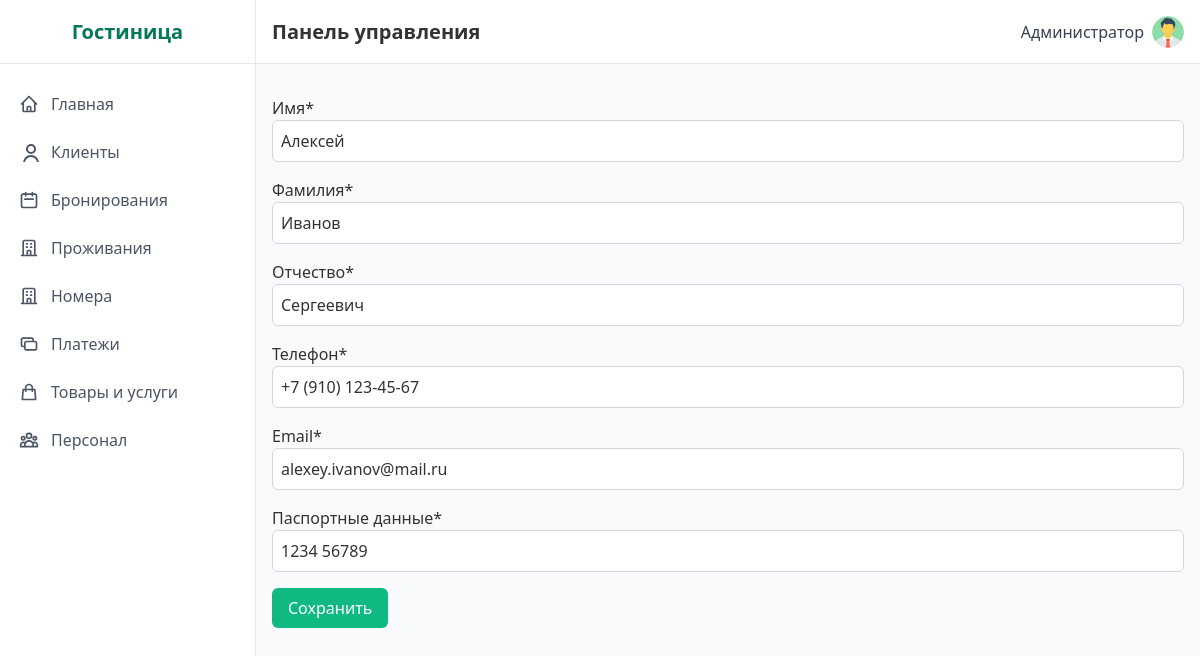
The page /clients/2/edit/ (signed in) on the database its author committed.
### hotel/models.py (models this page shows, shortened)
class Client(models.Model):
    first_name = models.CharField('Имя', max_length=100)
    last_name = models.CharField('Фамилия', max_length=100)
    middle_name = models.CharField('Отчество', max_length=100)
    phone = models.CharField('Телефон', max_length=20, unique=True)
    email = models.EmailField('Email', max_length=100, unique=True)
    passport_data = models.CharField('Паспортные данные', max_length=50, unique=True)
    registration_date = models.DateField('Дата регистрации', default=timezone.now)
    class Meta:
        verbose_name = 'Клиент'
        verbose_name_plural = 'Клиенты'
        ordering = ['-registration_date', 'last_name']

### hotel/views.py (the view)
# urls.py: path('clients/<int:pk>/edit/', views.ClientUpdateView.as_view(), name='client_edit'),
class ClientUpdateView(ProtectedView, UpdateView):
    model = Client
    form_class = ClientForm
    template_name = 'hotel/client_form.html'
    success_url = reverse_lazy('client_list')

### hotel/forms.py
class ClientForm(forms.ModelForm):
    phone = forms.CharField(
        label='Телефон',
        widget=forms.TextInput(attrs={
            **DEFAULT_TEXT_INPUT,
            'data-mask': 'phone',
            'placeholder': '+7 (___) ___-__-__',
        })
    )
    passport_data = forms.CharField(
        label='Паспортные данные',
        widget=forms.TextInput(attrs={
            **DEFAULT_TEXT_INPUT,
            'data-mask': 'passport',
            'placeholder': '____ ______',
        })
    )
    class Meta:
        model = Client
        fields = ['first_name', 'last_name', 'middle_name', 'phone', 'email', 'passport_data']
        widgets = {
            'first_name': forms.TextInput(attrs=DEFAULT_TEXT_INPUT),
            'last_name': forms.TextInput(attrs=DEFAULT_TEXT_INPUT),
            'middle_name': forms.TextInput(attrs=DEFAULT_TEXT_INPUT),
            'email': forms.EmailInput(attrs={
                **DEFAULT_TEXT_INPUT,
                'placeholder': 'example@mail.ru',
            }),
        }

### templates/hotel/client_form.html (shortened to what this page needs)
{% extends 'base.html' %}
{% load crispy_forms_tags %}
{% block content %}
  <form method="post" class="space-y-4">
    {{ form|crispy }}
    <button type="submit" class="btn-primary">Сохранить</button>
  </form>
{% endblock %}

### templates/base.html (shortened to what this page needs)
{% load static %}
<!DOCTYPE html>
<html lang="ru">
<head>
  <link href="https://cdnjs.cloudflare.com/ajax/libs/tailwindcss/2.2.19/tailwind.min.css" rel="stylesheet">
  <link href="{% static 'css/style.css' %}" rel="stylesheet">
</head>
<body class="flex h-screen bg-gray-50">
  {% if request.user.is_authenticated %}
<div class="sidebar w-64 flex-shrink-0 hidden md:block" id="sidebar">
  <div class="sidebar-brand flex items-center justify-center h-16 border-b border-gray-200">
    <h2 class="text-xl font-semibold text-green-700">Гостиница</h2>
  </div>
  <div class="py-4">
    <a href="{% url 'dashboard' %}"
       class="sidebar-link {% if request.resolver_match.url_name == 'dashboard' %}active{% endif %}">
      <span class="flex items-center">
        <svg class="w-5 h-5 mr-3" fill="none" stroke="currentColor" viewBox="0 0 24 24">
          <path stroke-linecap="round" stroke-linejoin="round" stroke-width="2"
                d="M3 12l2-2m0 0l7-7 7 7M5 10v10a1 1 0 001 1h3m10-11l2 2m-2-2v10a1 1 0
                   01-1 1h-3m-6 0a1 1 0 001-1v-4a1 1 0 011-1h2a1 1 0 011 1v4a1 1 0
                   001 1m-6 0h6"/>
        </svg>
        Главная
      </span>
    </a>
    <a href="{% url 'client_list' %}"
       class="sidebar-link {% if request.resolver_match.url_name == 'client_list' %}active{% endif %}">
      <span class="flex items-center">
        <svg class="w-5 h-5 mr-3" fill="none" stroke="currentColor" viewBox="0 0 24 24 desalination">
          <path stroke-linecap="round" stroke-linejoin="round" stroke-width="2"
                d="M16 7a4 4 0 11-8 0 4 4 0 018 0zM12 14a7 7 0
                   00-7 7h14a7 7 0 00-7-7z"/>
        </svg>
        Клиенты
      </span>
    </a>
    <a href="{% url 'booking_list' %}"
       class="sidebar-link {% if request.resolver_match.url_name == 'booking_list' %}active{% endif %}">
      <span class="flex items-center">
        <svg class="w-5 h-5 mr-3" fill="none" stroke="currentColor" viewBox="0 0 24 24">
          <path stroke-linecap="round" stroke-linejoin="round" stroke-width="2"
                d="M8 7V3m8 4V3m-9 8h10M5 21h14a2
                   2 0 002-2V7a2 2 0 00-2-2H5a2 2 0
                   00-2 2v12a2 2 0 002 2z"/>
        </svg>
        Бронирования
      </span>
    </a>
    <a href="{% url 'accommodation_list' %}"
       class="sidebar-link {% if request.resolver_match.url_name == 'accommodation_list' %}active{% endif %}">
      <span class="flex items-center">
        <svg class="w-5 h-5 mr-3" fill="none" stroke="currentColor" viewBox="0 0 24 24">
          <path stroke-linecap="round" stroke-linejoin="round" stroke-width="2"
                d="M19 21V5a2 2 0 00-2-2H7a2 2 0
                   00-2 2v16m14 0h2m-2 0h-5m-9 0H3m2
                   0h5M9 7h1m-1 4h1m4-4h1m-1
                   4h1m-5 10v-5a1 1 0 011-1h2a1
                   1 0 011 1v5m-4 0h4"/>
        </svg>
        Проживания
      </span>
    </a>
    <a href="{% url 'room_list' %}"
       class="sidebar-link {% if request.resolver_match.url_name == 'room_list' %}active{% endif %}">
      <span class="flex items-center">
        <svg class="w-5 h-5 mr-3" fill="none" stroke="currentColor" viewBox="0 0 24 24">
          <path stroke-linecap="round" stroke-linejoin="round" stroke-width="2"
                d="M19 21V5a2 2 0 00-2-2H7a2 2 0
                   00-2 2v16m14 0h2m-2 0h-5m-9 0H3m2
                   0h5M9 7h1m-1 4h1m4-4h1m-1
                   4h1m-5 10v-5a1 1 0 011-1h2a1
                   1 0 011 1v5m-4 0h4"/>
        </svg>
        Номера
      </span>
    </a>
    <a href="{% url 'payment_list' %}"
       class="sidebar-link {% if request.resolver_match.url_name == 'payment_list' %}active{% endif %}">
      <span class="flex items-center">
        <svg class="w-5 h-5 mr-3" fill="none" stroke="currentColor" viewBox="0 0 24 24">
          <path stroke-linecap="round" stroke-linejoin="round" stroke-width="2"
                d="M17 9V7a2 2 0 00-2-2H5a2
                   2 0 00-2 2v6a2 2 0 002 2h2m2
                   4h10a2 2 0 002-2v-6a2 2 0
                   00-2-2H9a2 2 0 00-2 2v6a2
                   2 0 002 2z"/>
        </svg>
        Платежи
      </span>
    </a>
    <a href="{% url 'inventory_orders' %}"
       class="sidebar-link {% if request.resolver_match.url_name == 'inventory_orders' %}active{% endif %}">
      <span class="flex items-center">
        <svg class="w-5 h-5 mr-3" fill="none" stroke="currentColor" viewBox="0 0 24 24">
          <path stroke-linecap="round" stroke-linejoin="round" stroke-width="2"
                d="M16 11V7a4 4 0 00-8 0v4M5
                   9h14l1 12H4L5 9z"/>
        </svg>
        Товары и услуги
      </span>
    </a>
    <a href="{% url 'employee_list' %}"
       class="sidebar-link {% if request.resolver_match.url_name == 'employee_list' %}active{% endif %}">
      <span class="flex items-center">
        Персонал
      </span>
    </a>
  </div>
</div>
{% endif %}
    <div class="flex-1 flex flex-col overflow-hidden">
        <header class="header flex items-center justify-between h-16 px-4 border-b border-gray-200">
            <div class="flex items-center">
                <h1 class="text-xl font-semibold">Панель управления</h1>
            </div>
            <div class="flex items-center space-x-4">
{% if request.user.is_authenticated %}
<div class="relative inline-block text-left">
  <button id="userMenuButton"
          class="flex items-center space-x-2 focus:outline-none">
    <span class="text-gray-700">
      {{ request.user.get_full_name|default:request.user.username }}
    </span>
    <img src="{{ request.user.profile.avatar_url|default:'/static/images/default-avatar.png' }}"
         alt="Аватар"
         class="w-8 h-8 rounded-full object-cover">
  </button>
</div>
{% endif %}
</div>
        </header>
        <main class="flex-1 overflow-y-auto p-4 bg-gray-50">
            {% block content %}{% endblock %}
        </main>
    </div>
</body>
</html>

### static/css/style.css (style rules this page uses)
:root { --primary-green: #10b981; --dark-green: #047857; --light-green: #a7f3d0; --bg-green: #ecfdf5; --border-gray: #e5e7eb; }
body { font-family: 'Segoe UI', Tahoma, Geneva, Verdana, sans-serif; background-color: var(--bg-green); color: #333; }
.sidebar { background-color: white; border-right: 1px solid var(--border-gray); }
.sidebar > div:first-child { border-bottom: 1px solid var(--border-gray); }
.sidebar-link { display: block; padding: 0.75rem 1rem; color: #4b5563; border-left: 3px solid transparent; transition: background-color .2s, border-color .2s; }
.sidebar .sidebar-brand { width: 100%; border-bottom: 1px solid var(--border-gray); }
.header { background-color: white; border-bottom: 1px solid var(--border-gray); box-shadow: 0 1px 3px rgba(0,0,0,0.05); }
.btn-primary { background-color: var(--primary-green); color: white; padding: 0.5rem 1rem; border-radius: 0.375rem; font-weight: 500; transition: background-color .2s; display: inline-block; text-decoration: none; }
input[type="text"], input[type="email"], input[type="date"], input[type="number"], select, textarea { border: 1px solid #d1d5db; border-radius: 0.375rem; padding: 0.5rem; width: 100%; font-size: 1rem; transition: border-color .2s; }
.rounded { border-radius: 0.375rem !important; }

### rows shown on the page
Client: first_name "Алексей", last_name "Иванов", middle_name "Сергеевич", phone "+7 (910) 123-45-67", email "alexey.ivanov@mail.ru", passport_data "1234 56789"

### other values the page prints
{{ request.user.get_full_name|default:request.user.username }} "Администратор"
